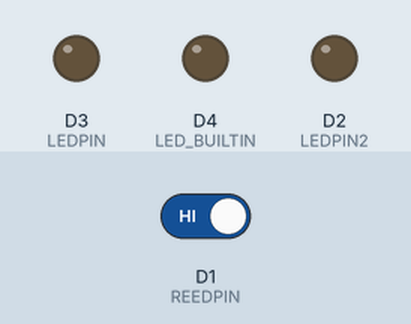
Simulated run of this program. Board: ESP8266 (Wemos D1 mini). On the bench: output pins drawn as LEDs (lit = HIGH, except the on-board LED, lit = LOW). Inputs (shaded band) come from the test bench; at power-on: D1 (REEDPIN) HIGH. WiFi joins after 1.5 s; servers stay silent unless stated; uploads are accepted with an empty reply; not simulated (calls return 0 or success): wifi_credentials.h.

Above: at 1.2 s.
1.3 s: D1 (REEDPIN) driven LOW
At 1.45 s:
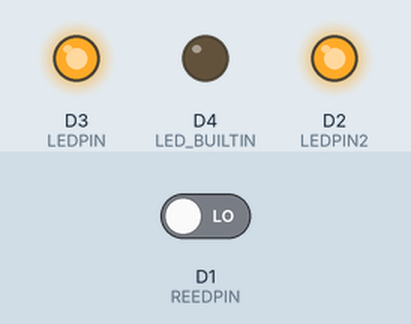
At 2.3 s:
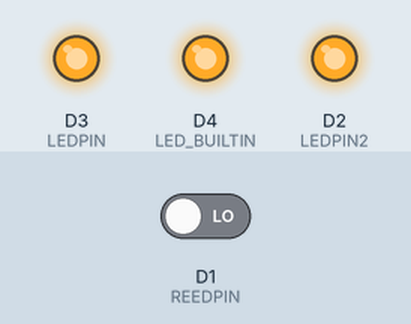
3.1 s: D1 (REEDPIN) driven HIGH
At 3.4 s:
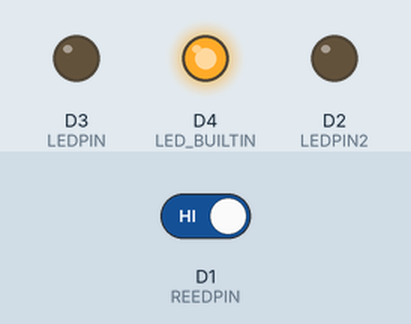
Timing chart, 0 to 6.1 s (numbered marks = the images above; inputs shaded):
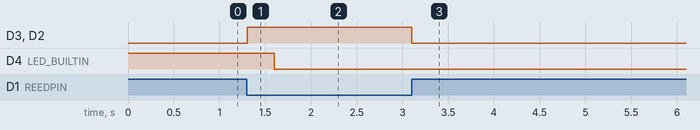

Measured:
- after the input at 1.3 s, D3 (LEDPIN), D2 (LEDPIN2): LOW → HIGH at once
- after the input at 3.1 s, D3 (LEDPIN), D2 (LEDPIN2): HIGH → LOW at once

The program:

main.cpp
```cpp
#include <Arduino.h>
#include <ESP8266WiFi.h>
#include <ESP8266HTTPClient.h>
#include "wifi_credentials.h"

const uint8_t LEDPIN = D3;
const uint8_t LEDPIN2 = D2;
const uint8_t REEDPIN = D1;

const uint16_t scanDelay = 100;

const uint16_t CONNECT_DELAY = 20000;
const uint16_t SEND_INTERVAL_NORMAL = 30000;
const uint16_t SEND_INTERVAL_AFTER_FAIL = 2000;

const char* SERVER_URL = "http://melderserver.homeserver.lan/garage_status";
const char* HOSTNAME = "Garage";

WiFiClient client;
HTTPClient http;
uint32_t rpi_millis = 0;
uint32_t connectTimer = 0;

bool garageZu = false;
bool garageZuAlt = false;
bool zustandGesendet = false;
uint8_t ledState = LOW;
uint16_t sendIntervall = SEND_INTERVAL_AFTER_FAIL;

void WiFiBegin()
{
  WiFi.mode(WIFI_STA);
  WiFi.persistent(true);
  WiFi.setAutoConnect(false);
  WiFi.setAutoReconnect(true);
  WiFi.hostname(HOSTNAME);

  if(WiFi.SSID() != WIFI_SSID || WiFi.psk() != WIFI_PASS)
  {
    WiFi.begin(WIFI_SSID,WIFI_PASS);
    //Serial.println("Speichere neue WiFi-Zugangsdaten");
  }

  client.setTimeout(500);
}

bool sendMessage()
{
  String message;
  bool zustandGesendet = false;
  if(WiFi.isConnected())
  {
    client.setTimeout(5000);
    if(http.begin(client,SERVER_URL))
    {
      char buffer[48];
      memset(buffer,0,sizeof(buffer));
      sprintf(buffer,"{\"isOpen\":%s}",garageZu?"false":"true");
      http.POST(buffer);
      //Serial.println((uint8_t)garageZu);
      zustandGesendet = true;
      http.end();
    }
    else
      //Serial.println("Fehler beim senden der Nachricht");
    client.flush();
    client.stop();
  }
  else
  {
    //Serial.println("WiFi nicht verbunden");
  }
  return zustandGesendet;
}

void checkGarage()
{
  if(digitalRead(REEDPIN) == HIGH)
    garageZu = true;
  else
    garageZu = false;
}

void setup() {
  //Serial.begin(115200);
  //Serial.println();
  pinMode(REEDPIN, INPUT_PULLUP);
  pinMode(LEDPIN, OUTPUT);
  pinMode(LEDPIN2, OUTPUT);
  pinMode(LED_BUILTIN, OUTPUT);
  digitalWrite(LED_BUILTIN,HIGH);
  WiFiBegin();
}

void loop() {
  checkGarage();
  digitalWrite(LEDPIN, garageZu ? 0 : 1);
  digitalWrite(LEDPIN2, garageZu ? 0 : 1);

  if((garageZu^garageZuAlt)){
    delay(scanDelay);
    checkGarage();
    if((garageZu^garageZuAlt))
      sendMessage();
  }


  garageZuAlt = garageZu;
  digitalWrite(LED_BUILTIN,!WiFi.isConnected());

  if(millis()-rpi_millis >= sendIntervall)
  {
    rpi_millis = millis();
    if(sendMessage())
      sendIntervall = SEND_INTERVAL_NORMAL;
    else
      sendIntervall = SEND_INTERVAL_AFTER_FAIL;
  }

  if((!WiFi.isConnected()) && (millis() - connectTimer >= CONNECT_DELAY || connectTimer == 0))
  {
    connectTimer = millis();
    WiFi.begin();
    //Serial.println("Wiederverbindungsversuch");
  }
}
```
